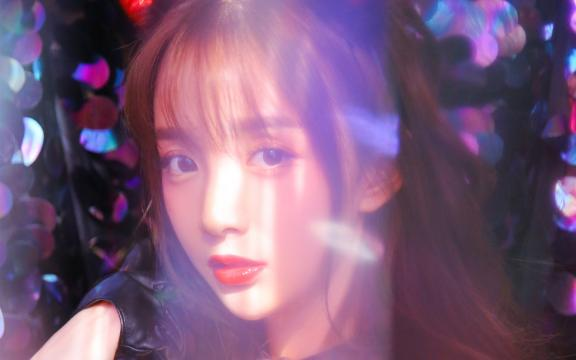
#> input picture data/images/cos.jpg, 576 x 360 px
$ python day006.py
#> lines starting #> are read from the running program, lines starting #| are printed output that depends on the picture
'''
Author       : Bingqiang Zhou
Date         : 2021-01-31 17:36:32
LastEditors  : Bingqiang Zhou
LastEditTime : 2021-01-31 18:03:17
Description  : LUT(Look Up Table, 查找表)的作用与用法
    applyColorMap(src, dst, COLORMAP)
        - src 表示输入图像
        - dst表示输出图像
        - 匹配到的颜色LUT
    主要用途：颜色匹配、伪色彩增强
    支持以下22种colormap：
        01. COLORMAP_AUTUMN
        02. COLORMAP_BONE
        03. COLORMAP_JET
        04. COLORMAP_WINTER
        05. COLORMAP_RAINBOW
        06. COLORMAP_OCEAN
        07. COLORMAP_SUMMER
        08. COLORMAP_SPRING
        09. COLORMAP_COOL
        10. COLORMAP_HSV
        11. COLORMAP_PINK
        12. COLORMAP_HOT
        13. COLORMAP_PARULA
        14. COLORMAP_MAGMA
        15. COLORMAP_INFERNO
        16. COLORMAP_PLASMA
        17. COLORMAP_VIRIDIS
        18. COLORMAP_CIVIDIS
        19. COLORMAP_TWILIGHT
        20. COLORMAP_TWILIGHT_SHIFTED
        21. COLORMAP_TURBO
        22. COLORMAP_DEEPGREEN
    参考链接：https://docs.opencv.org/master/d3/d50/group__imgproc__colormap.html#ga9a805d8262bcbe273f16be9ea2055a65
    22种颜色效果可查看：https://cloud.tencent.com/developer/article/1582400
'''

import cv2 as cv

# src = cv.imread("../data/images/canjian.jpg")
src = cv.imread("../data/images/cos.jpg")
#> src is the input picture: shape (360, 576, 3); mean B, G, R 121, 90.8, 123.9

for i in range(22):
    dst = cv.applyColorMap(src, i)
    cv.imshow("image: {}".format(i), dst)
#> this loop made 22 passes
#> pass 1, `dst = cv.applyColorMap(src, i)`:
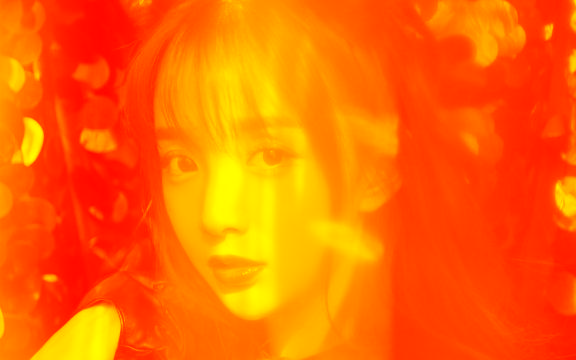
#> dst: shape (360, 576, 3); mean B, G, R 0, 104.1, 255
#> pass 2, `dst = cv.applyColorMap(src, i)`:
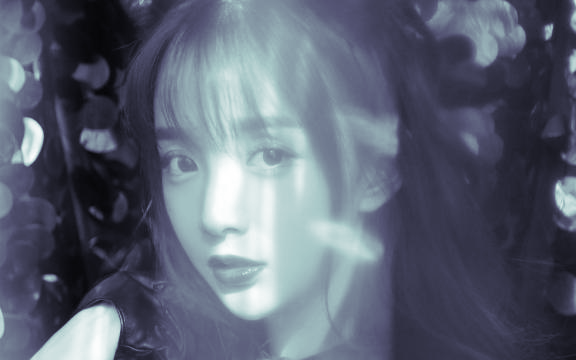
#> dst: shape (360, 576, 3); mean B, G, R 116, 100, 92.6
#> pass 3, `dst = cv.applyColorMap(src, i)`:
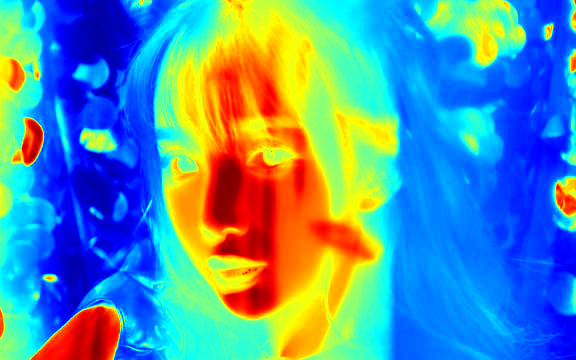
#> dst: shape (360, 576, 3); mean B, G, R 166, 145, 84

cv.waitKey(0)
cv.destroyAllWindows()
